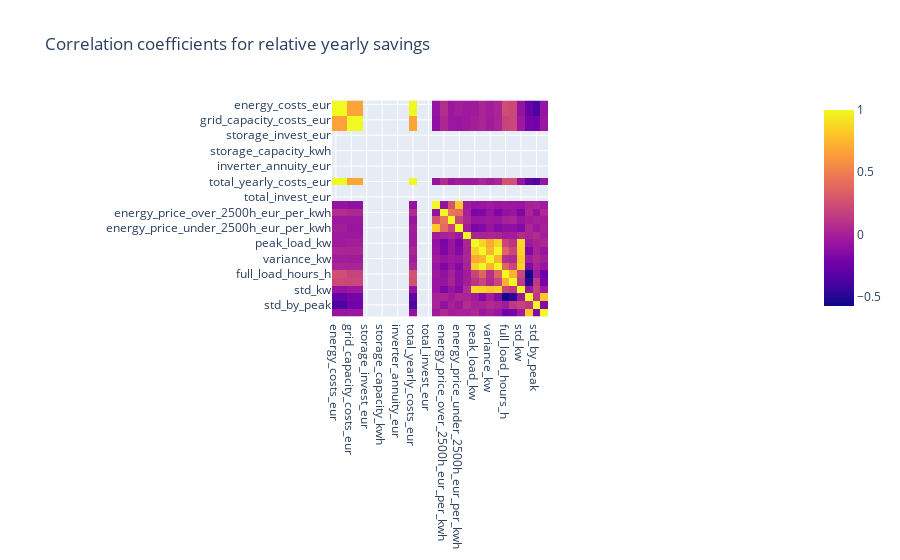

The code cell stored with this chart in its notebook:
### Code cell
cols_to_drop = [
    "grid_level",
    "zip_code",
    "sector_group_id",
    "sector_group",
    "solar_invest_eur",
    "solar_annuity_eur",
    "solar_capacity_kwp"]
rel_correlations_df = rel_diff_with_master.drop(columns=cols_to_drop).corr()
px.imshow(rel_correlations_df, title="Correlation coefficients for relative yearly savings")

### Figure 1 — Plotly figure (JSON) as saved in the notebook; plotly's stock layout.template omitted (floating-point values rounded to 4 significant figures; data arrays with more than 128 entries replaced by an {"elided": "..."} marker saying what was removed)
{"data": [{"coloraxis": "coloraxis", "hovertemplate": "x: %{x}<br>y: %{y}<br>color: %{z}<extra></extra>", "name": "0", "type": "heatmap", "x": ["energy_costs_eur", "grid_energy_costs_eur", "grid_capacity_costs_eur", "grid_capacity_kw", "storage_invest_eur", "storage_annuity_eur", "storage_capacity_kwh", "inverter_invest_eur", "inverter_annuity_eur", "inverter_capacity_kw", "total_yearly_costs_eur", "total_annuity_eur", "total_invest_eur", "capacity_price_over_2500h_eur_per_kw", "energy_price_over_2500h_eur_per_kwh", "capacity_price_under_2500h_eur_per_kw", "energy_price_under_2500h_eur_per_kwh", "number_of_peak_load", "peak_load_kw", "mean_load_kw", "variance_kw", "total_energy_kwh", "full_load_hours_h", "is_over_2500h", "std_kw", "std_by_mean", "std_by_peak", "peak_by_mean"], "xaxis": "x", "y": ["energy_costs_eur", "grid_energy_costs_eur", "grid_capacity_costs_eur", "grid_capacity_kw", "storage_invest_eur", "storage_annuity_eur", "storage_capacity_kwh", "inverter_invest_eur", "inverter_annuity_eur", "inverter_capacity_kw", "total_yearly_costs_eur", "total_annuity_eur", "total_invest_eur", "capacity_price_over_2500h_eur_per_kw", "energy_price_over_2500h_eur_per_kwh", "capacity_price_under_2500h_eur_per_kw", "energy_price_under_2500h_eur_per_kwh", "number_of_peak_load", "peak_load_kw", "mean_load_kw", "variance_kw", "total_energy_kwh", "full_load_hours_h", "is_over_2500h", "std_kw", "std_by_mean", "std_by_peak", "peak_by_mean"], "yaxis": "y", "z": {"elided": "28x28 float values"}}], "layout": {"coloraxis": {"colorscale": [[0, "#0d0887"], [0.1111, "#46039f"], [0.2222, "#7201a8"], [0.3333, "#9c179e"], [0.4444, "#bd3786"], [0.5556, "#d8576b"], [0.6667, "#ed7953"], [0.7778, "#fb9f3a"], [0.8889, "#fdca26"], [1, "#f0f921"]]}, "title": {"text": "Correlation coefficients for relative yearly savings"}, "xaxis": {"anchor": "y", "constrain": "domain", "domain": [0, 1], "scaleanchor": "y"}, "yaxis": {"anchor": "x", "autorange": "reversed", "constrain": "domain", "domain": [0, 1]}}}
